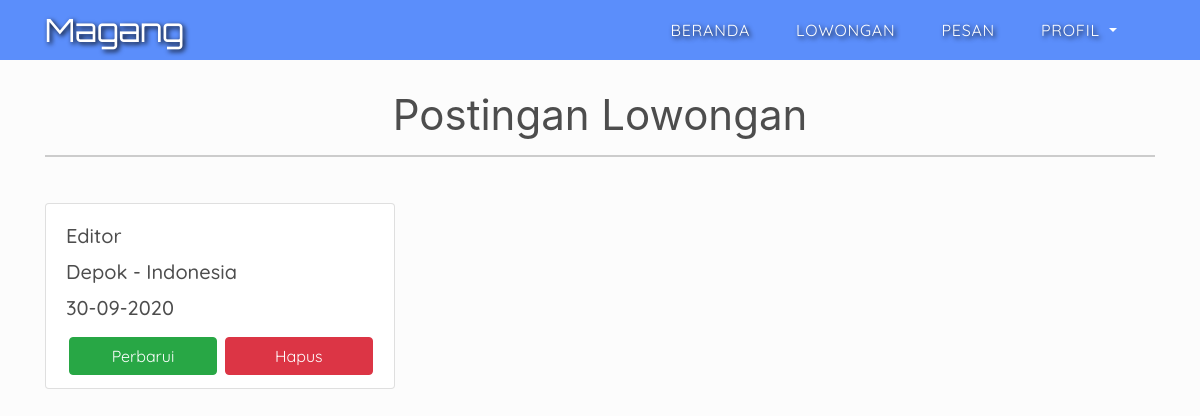
The page /edit-lowongan.php (signed in) on the database its author committed.
### tables this page shows
CREATE TABLE `lowongan` (
  `no` int(11) NOT NULL,
  `id` int(11) NOT NULL,
  `nama_perusahaan` varchar(50) NOT NULL,
  `kebutuhan` varchar(100) NOT NULL,
  `lokasi` varchar(100) NOT NULL,
  `kota` varchar(50) NOT NULL,
  `jurusan` varchar(30) NOT NULL,
  `gaji` varchar(20) NOT NULL,
  `waktu` varchar(20) NOT NULL,
  `foto` varchar(255) NOT NULL
);

### koneksi.php (called while the page is built, shortened)
<?php
$koneksi = mysqli_connect("localhost","root","","magang");
function tampil1($perintah){
	global $koneksi;
	$query = mysqli_query($koneksi,$perintah);
	$data = [];
	while ($hasil = mysqli_fetch_assoc($query)) {
	 	$data [] = $hasil;
	 }
	return $data;
}
 ?>

### edit-lowongan.php (the view, shortened to what this page needs)
<?php
require("koneksi.php");
$id = $_SESSION["id"];
$perintah2 = "SELECT * FROM lowongan WHERE id='$id' ORDER BY no DESC";
$lowongan = tampil1($perintah2);
$result = mysqli_query($koneksi,$perintah2);
 ?>
<!doctype html>
<html lang="en" data-theme="null ">
  <head>
    <link rel="stylesheet" href="css/bootstrap.min.css">
    <link rel="stylesheet" href="css/edit-lowongan.css">
  </head>
  <body>
    <nav class="navbar fixed-top navbar-expand-lg navbar-dark">
      <div class="container">
        <a class="navbar-brand" href="index.php">Magang</a>
        <div class="collapse navbar-collapse" id="navbarNavAltMarkup">
          <div class="navbar-nav ml-auto">
            <a class="nav-item nav-link garis-bawah active" href="index.php">beranda <span class="sr-only">(current)</span></a>
            <a class="nav-item nav-link garis-bawah active" href="lowongan.php">lowongan</a>
            <a class="nav-item nav-link garis-bawah active" href="#">Pesan</a>
            <li class="nav-item dropdown">
              <a class="nav-link dropdown-toggle active" href="#" id="navbarDropdown" role="button" data-toggle="dropdown" aria-haspopup="true" aria-expanded="false">
                profil
              </a>
            </li>
          </div>
        </div>
      </div>
    </nav>
        <section class="karya">
      <div class="container">
        <div class="row">
          <div class="col">
            <h1 class="display-4 text-karya">Postingan Lowongan</h1>
            <div class="tr"></div>
          </div>
        </div>
        <div class="row">
        <?php if(mysqli_fetch_assoc($result)>=1){?>
          <?php foreach($lowongan as $low): ?>
          <div class="col-lg-4 my-3 box">
            <div class="card" >
              <div class="card-body">
                <h5 class="card-title job"><i class="fas fa-briefcase"></i> <?= $low["kebutuhan"]; ?></h5>
                <h5 class="card-title job"><i class="fas fa-map-marker-alt"></i> <?= $low["kota"]; ?> - Indonesia</h5>
                <h5 class="card-title job"><i class="fas fa-calendar-day"></i> <?= $low["waktu"]; ?></h5>
                <a href="update-lowongan.php?no=<?= $low['no']; ?>" class="btn btn-success  btn-lihat">Perbarui</a>
                <a href="hapus-lowongan.php?no=<?= $low['no']; ?>" class="btn btn-danger  btn-lihat" onclick="return confirm('apakah anda yakin ingin menghapus');">Hapus</a>
              </div>
            </div>
          </div>
        <?php endforeach; ?>
        <?php }?>
        </div>
      </section>
    </body>
  </html>

### css/edit-lowongan.css (style rules this page uses)
html { height: 100%; --bg: #FCFCFC; --bg-navbar:#5b8efb; --color-headings: #909090; --color-text: #4d4d4d; --bg-box:white; --border:#cccccc; --btn-primary: #007bff ; }
body { background-color:var(--bg); }
.navbar { background-color: var(--bg-navbar); z-index: 9999999; border-bottom-right-radius: 15px; border-bottom-left-radius: 15px; }
.navbar-brand { font-size: 32px; font-family: 'Orbitron', sans-serif; font-weight: 200 }
.navbar-brand,.nav-link { color: white; text-shadow: 2px 2px 5px black; }
.text-karya { text-align: center; margin-top: 100px; margin-bottom:20px; font-size:36px; color:var(--color-text); font-weight:350; }
.tr { width: 100%; height: 2px; border-bottom: 2px solid var(--border); margin-bottom:30px; }
.card { background-color: var(--bg-box); color:var(--color-text); font-size: 18px; font-family: 'Quicksand'; }
.card .btn { margin-top:5px; width: 48%; margin-left: 1%; margin-bottom:-7.5px; }
@media (min-width: 992px) { .navbar { background-color:var(--bg-navbar); height: 60px; border-bottom-right-radius: 0px; border-bottom-left-radius: 0px; } }
@media (min-width: 992px) { .nav-link { text-transform: uppercase; margin-right: 30px; transition: .3s ease-in-out; font-family: 'Quicksand', sans-serif; letter-spacing: .8px; } }
@media (min-width: 992px) { .karya { width:100%; min-height: 300px; margin-top: 60px; padding-top:60px; padding-bottom: 60px; } }
@media (min-width: 992px) { .text-karya { font-size:42px; text-align: center; margin-top: -30px; margin-bottom: 15px; font-weight:400; } }
@media (min-width: 992px) { .tr { width: 100%; height: 2px; margin-bottom:30px; } }

### rows shown on the page
lowongan: kebutuhan "Editor", kota "Depok", waktu "30-09-2020"
